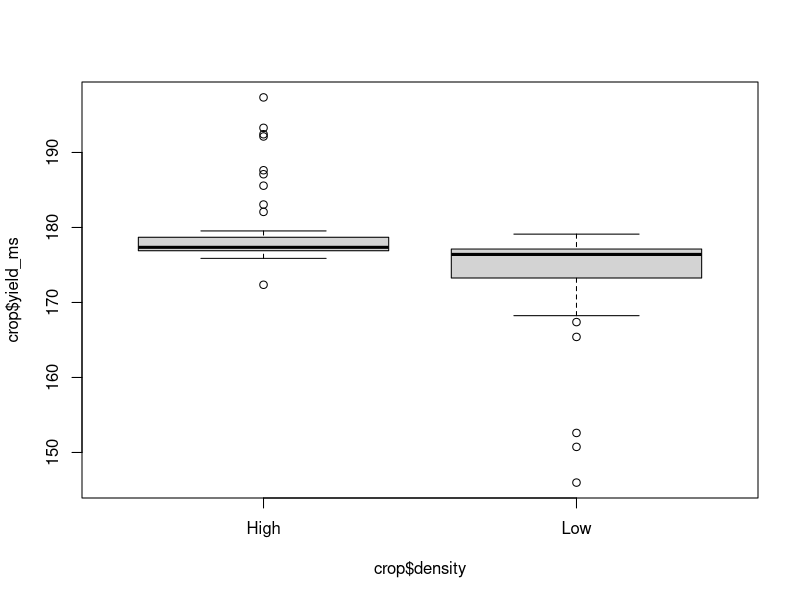
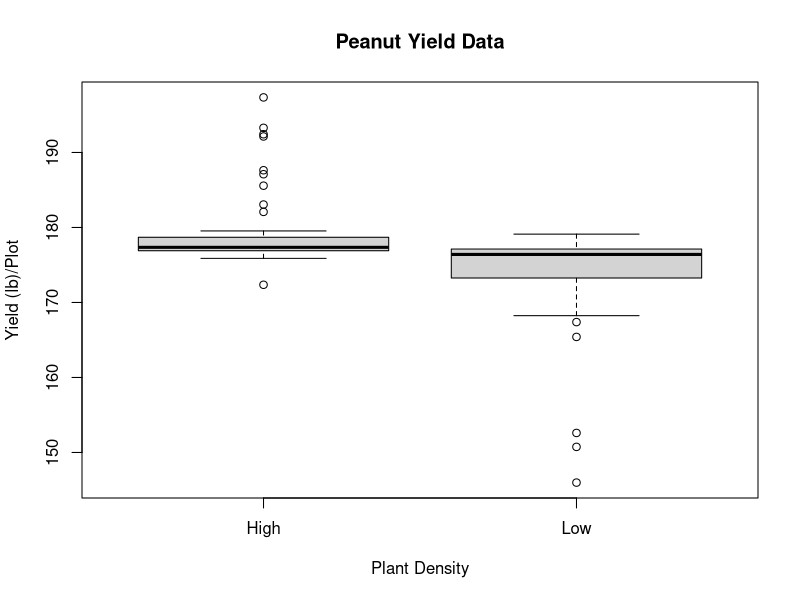
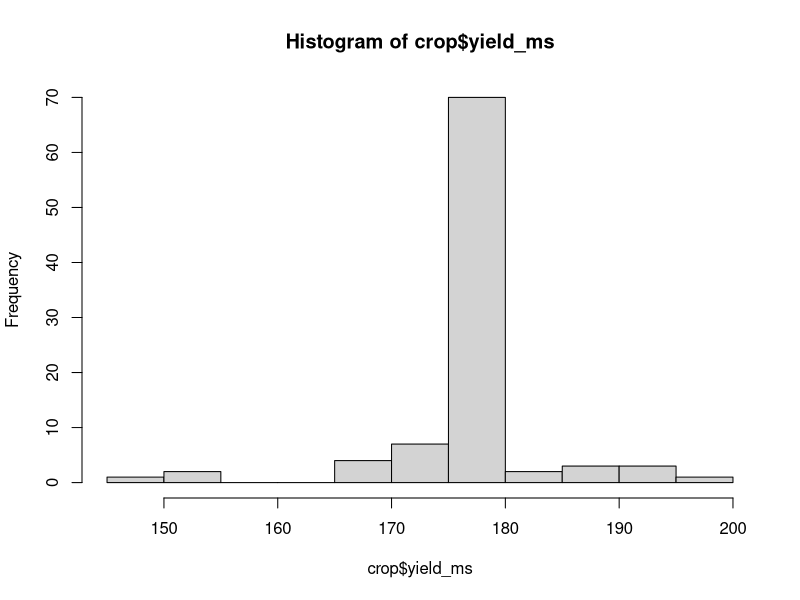
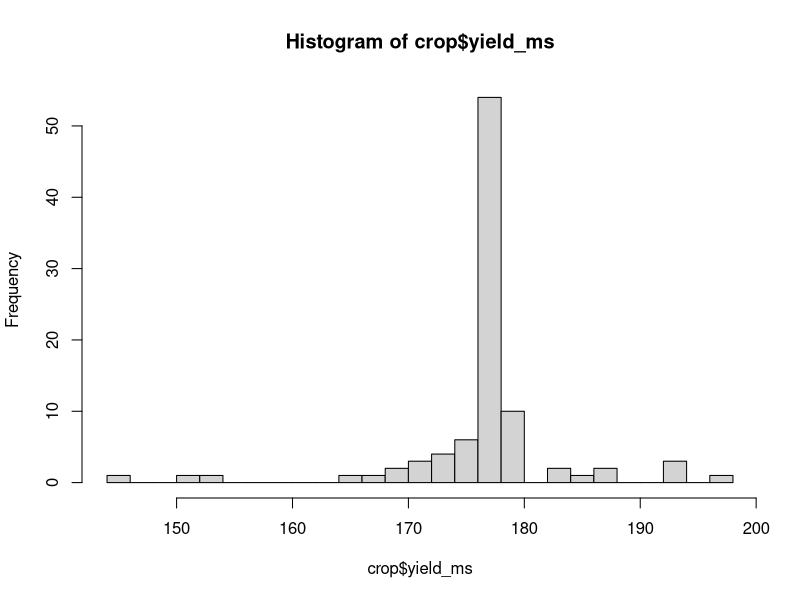
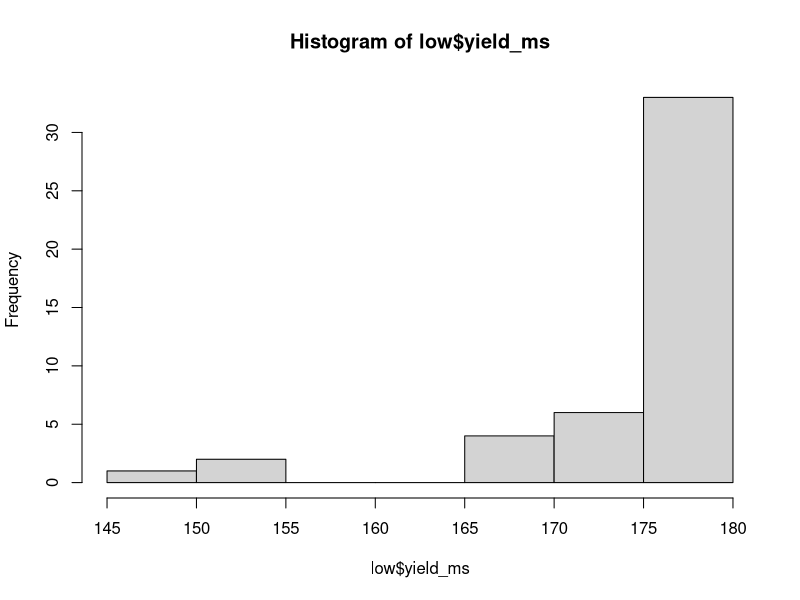
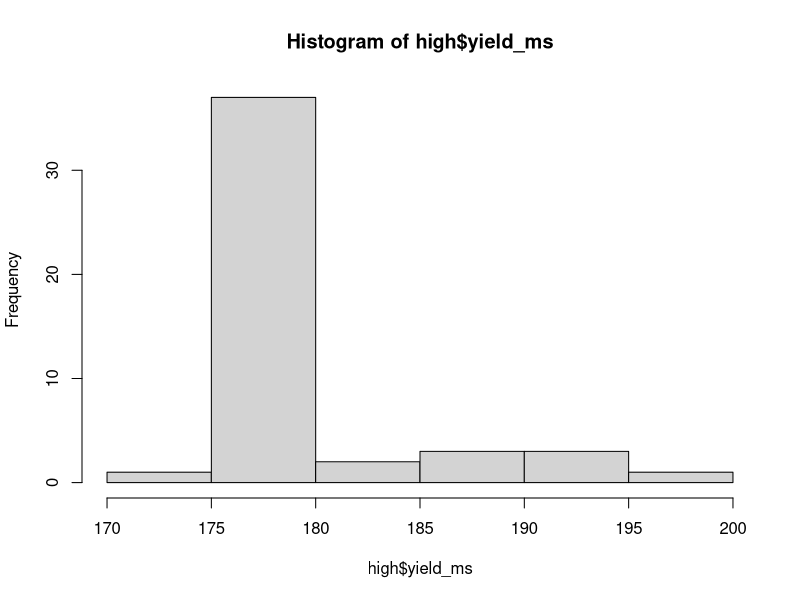
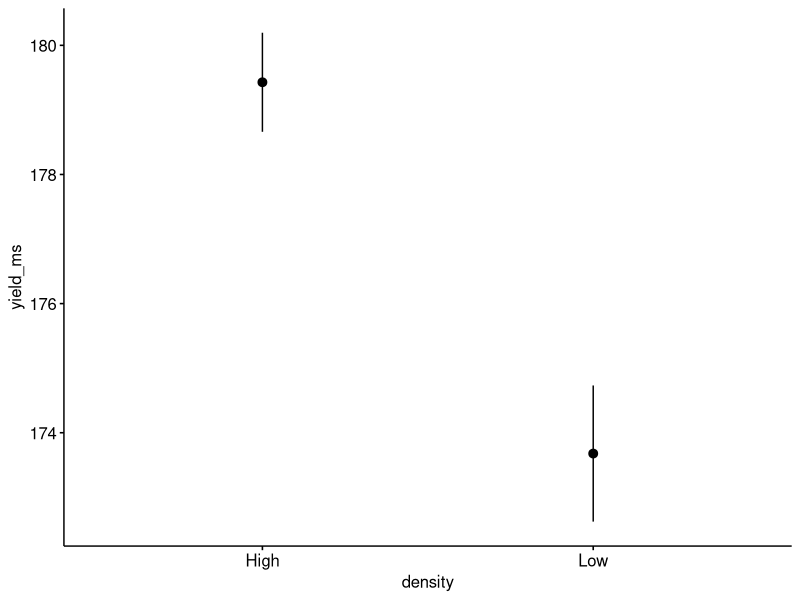
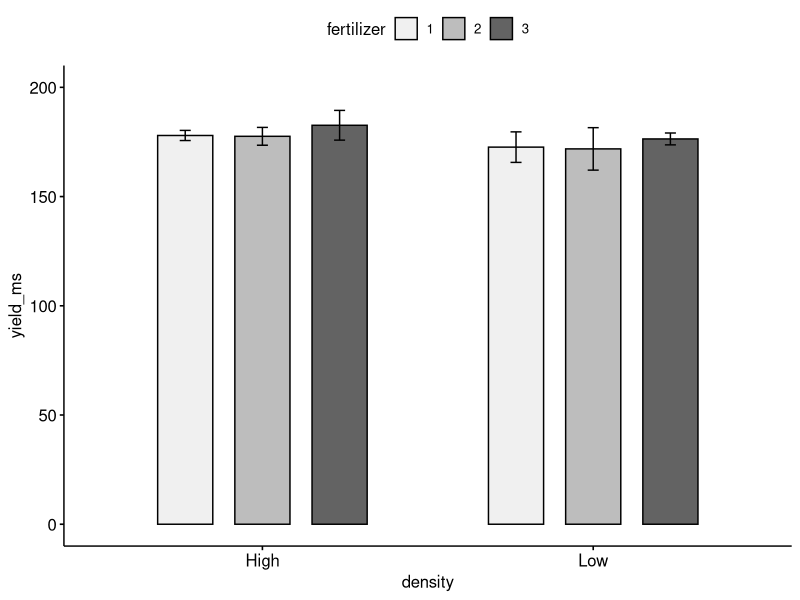

The R script that drew these images, in order:
## ---- chunk 1
knitr::opts_chunk$set(echo = TRUE,warning = FALSE, message = FALSE)

library(ggplot2)
library(tidyverse)
library(ggpubr)
setwd("~/LXL/Arg_Stat/Notes of ideas/R workshops/Lesson 2-Data Visualization in R")
crop <- read.csv("crop.csv",colClasses=c(rep("factor",4),"numeric","numeric"))
## ---- chunk 2
boxplot(crop$yield_ms~crop$density)
# Change axes labels and add title
boxplot(crop$yield_ms~crop$density, main="Peanut Yield Data",
        xlab="Plant Density", ylab="Yield (lb)/Plot")
## ---- chunk 3
hist(crop$yield_ms)
# Change binswith according to Warning message
hist(crop$yield_ms, breaks=20)

low<-subset(crop,density=="Low") # subset() extracts specific rows/columns
high<-crop[crop$density=="High",]
hist(low$yield_ms)
hist(high$yield_ms)
## ---- chunk 4
ggerrorplot(crop, x="density", y="yield_ms", desc_stat = "mean_se") #Note the y axis truncation!
## ---- chunk 5
ggbarplot(crop,x="density",y="yield_ms",fill="fertilizer",position=position_dodge(0.7),width=0.5,add="mean_sd",ylim=c(0,200))+
scale_fill_brewer(palette="Greys")
## ---- chunk 6
#Together
crop %>%
  ggplot( mapping=aes(x=yield_ms, fill=fertilizer)) +
  geom_histogram(color="black", alpha=0.6, position = 'identity') +
  scale_fill_manual(values=c("blue","yellow","darkgreen"))  
#In multiple panels
crop %>%
  ggplot( aes(x=yield_ms, fill=fertilizer)) +
  geom_histogram(color="black", alpha=0.6, position = 'identity') +
  scale_fill_manual(values=c("blue","yellow","darkgreen")) +
  facet_wrap(~fertilizer)
#change binwidth from 30 to 20, and change labels for better understanding
crop %>%
  ggplot( aes(x=yield_ms, fill=fertilizer)) +
  geom_histogram(color="black", alpha=0.6, position = 'identity', bins=20) +
  scale_fill_manual(values=c("blue","yellow","darkgreen")) +
  facet_wrap(~fertilizer)+
  labs(x="Yield per plot", y="Frequency", fill="Density",
       title="Histograms of yield per fertilizer")+
  theme(plot.title = element_text(hjust = 0.5)) # Center title
## ---- chunk 7
crop %>%
  ggplot( aes(x=yield_ms, fill=density)) +
  geom_histogram(color="black", alpha=0.6, position = 'identity', bins=20) +
  scale_fill_manual(values=c("blue","yellow")) +
  facet_wrap(~density)+
  labs(x="Yield per plot", y="Frequency", fill="Density",
       title="Histograms of yield per density")+
  theme(plot.title = element_text(hjust = 0.5)) # Center title
## ---- chunk 8
ggplot(crop, aes(x = fertilizer, y = yield_ms, 
                     shape = density,
                     group = density,
                     color = density)) +
  stat_summary(fun = "mean", geom = "point", size = 3) +
  stat_summary(fun = "mean", geom = "line") +
  stat_summary(fun.data = "mean_se", geom = "errorbar", width = .2) +
  scale_color_manual(values = c("blue", "darkorange")) +
  theme_classic()
## ---- chunk 9
ggsave(filename="Interaction effect.png") 
ggsave(filename="Interaction effect2.png", width=6, height=4, dpi=300) 
# options width, height, units = c("in", "cm", "mm"), dpi = 300 can be used to meet the graphic requirements of different journals.
## ---- chunk 10
library(palmerpenguins)
library(ggthemes)
penguins
str(penguins)

## ---- chunk 11
ggplot(
  data = penguins,
  mapping = aes(x = flipper_length_mm, y = body_mass_g)
)
## ---- chunk 12
ggplot(
  data = penguins,
  mapping = aes(x = flipper_length_mm, y = body_mass_g)
)+
  geom_point()

# Is the relationship between flipper lengths and body masses of these penguins depending on species? 
ggplot(
  data = penguins,
  mapping = aes(x = flipper_length_mm, y = body_mass_g, color=species)
)+
  geom_point()

# Adding a linear regression line to each specy as a new geom or a new layer ((aesthetic color in mapping are defined at the global level))
ggplot(
  data = penguins,
  mapping = aes(x = flipper_length_mm, y = body_mass_g, color = species) 
) +
  geom_point() +
  geom_smooth(method = "lm")

# Adding a regression line for all species (aesthetic color in geom_point() is defined at the local level)
ggplot(
  data = penguins,
  mapping = aes(x = flipper_length_mm, y = body_mass_g)
) +
  geom_point(mapping = aes(color = species)) +
  geom_smooth(method = "lm")

# Improving the graph looking: labels, themes, size
ggplot(
  data = penguins,
  mapping = aes(x = flipper_length_mm, y = body_mass_g)
) +
  geom_point(aes(color = species, shape = species)) +
  geom_smooth(method = "lm") +
  labs(
    title = "Body mass and flipper length",
    subtitle = "Dimensions for Adelie, Chinstrap, and Gentoo Penguins",
    x = "Flipper length (mm)", y = "Body mass (g)",
    color = "Species", shape = "Species"
  ) +
  scale_color_colorblind()
## ---- chunk 13
ggplot(
  data = penguins,
  mapping = aes(x = flipper_length_mm, y = body_mass_g)
) +
  geom_point(mapping = aes(color = bill_depth_mm)) +
  geom_smooth() # default is loess smooth line

ggplot(
  data = penguins,
  mapping = aes(x = flipper_length_mm, y = body_mass_g, color = island)
) +
  geom_point() +
  geom_smooth(se = FALSE) #se:confidence interval

#Density plots
ggplot(penguins, aes(x = body_mass_g, color = species)) +
  geom_density(linewidth = 0.75)

# Three variables
ggplot(penguins, aes(x = flipper_length_mm, y = body_mass_g)) +
  geom_point(aes(color = species, shape = species)) +
  facet_wrap(~island)
